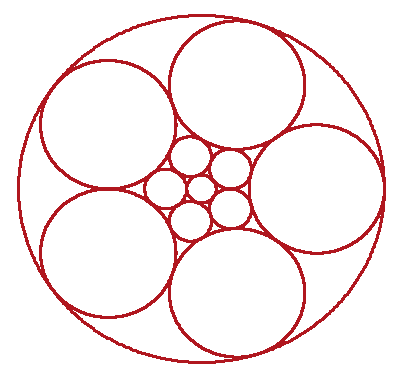
//> input picture OpencvTutorials/Circles.png, 400 x 375 px
$ ./Detect_Circle_In_Image   (built with g++ and OpenCV 4)
//> lines starting //> are read from the running program, lines starting //| are printed output that depends on the picture; after the words box and inside, x2 and y2 are one past the last pixel; in counts of white or black regions, pixels touching at a corner belong together
#include <opencv2/highgui.hpp>
#include <opencv2/imgproc.hpp>
#include <iostream>
#include <stdio.h>

using namespace cv;

/* @function main */
int main(int argc, char** argv)
{
	Mat src, src_gray;

	/// Read the image
	src = imread("Circles.png");
//> src is the input picture: 375 rows x 400 cols, CV_8UC3; mean B, G, R 237.7, 237.1, 248.9

	if (!src.data)
	{
		return -1;
	}

	/// Convert it to gray
	cvtColor(src, src_gray, COLOR_BGR2GRAY);
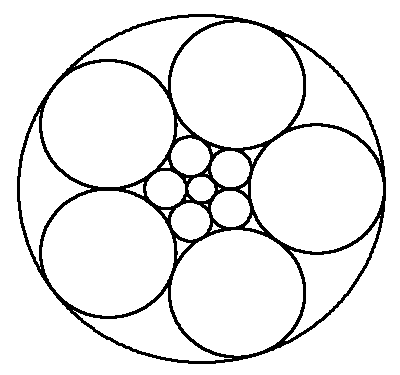
//> src_gray: 375 rows x 400 cols, CV_8UC1; values 70 (black) and 255 (white), 92.3% white; 1 black region, box (x1, y1, x2, y2) and area: (17, 14, 386, 364) 11554

	/// Reduce the noise so we avoid false circle detection
	GaussianBlur(src_gray, src_gray, Size(9, 9), 2, 2);
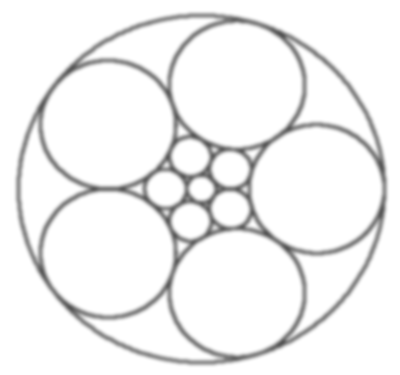
//> src_gray: 375 rows x 400 cols, CV_8UC1; min 86, max 255, mean 240.8

	std::vector<Vec3f> circles;

	/// Apply the Hough Transform to find the circles
	HoughCircles(src_gray, circles, HOUGH_GRADIENT, 1, src_gray.rows / 8, 200, 100, 0, 0);
//> circles = 3 circles (x, y, radius): [211.5, 188.5, 173.4], [106.5, 124.5, 62.7], [235.5, 292.5, 62.8]

	/// Draw the circles detected
	for (size_t i = 0; i < circles.size(); i++)
	{
		Point center(cvRound(circles[i][0]), cvRound(circles[i][1]));
		int radius = cvRound(circles[i][2]);
		// circle center
		circle(src, center, 3, Scalar(0, 255, 0), -1, 8, 0);
		// circle outline
		circle(src, center, radius, Scalar(255, 0, 0), 3, 8, 0);
	}
//> this loop made 3 passes
//> (center, radius) on passes 1 to 3: (Point(212, 188), 173), (Point(106, 124), 63), (Point(236, 292), 63)
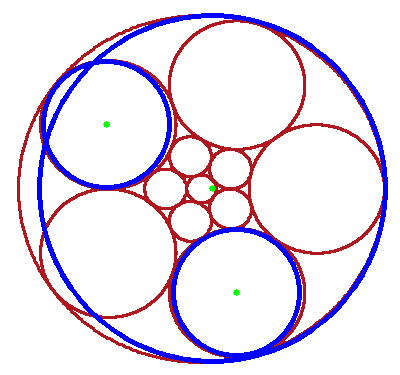
//> src: 375 rows x 400 cols, CV_8UC3; 6.14% of pixels changed, all inside (x1, y1, x2, y2) = (37, 13, 388, 364)

	/// Show your results
	namedWindow("Hough Circle Transform Demo", WINDOW_AUTOSIZE);
	imshow("Hough Circle Transform Demo", src);

	waitKey(0);
	return 0;
}

$ run again, with OpencvTutorials/Lignes.jpg saved as OpencvTutorials/Circles.png
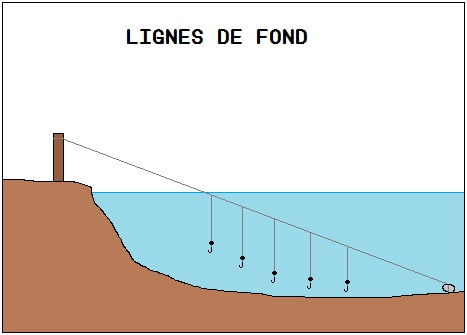
//> input picture OpencvTutorials/Lignes.jpg, 467 x 335 px
//> src is the input picture: 335 rows x 467 cols, CV_8UC3; mean B, G, R 210.5, 213.8, 212.8
//> `cvtColor(src, src_gray, COLOR_BGR2GRAY);`:
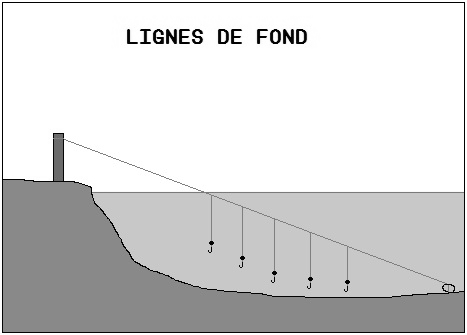
//> src_gray: 335 rows x 467 cols, CV_8UC1; min 0, max 255, mean 213.1
//> `GaussianBlur(src_gray, src_gray, Size(9, 9), 2, 2);`:
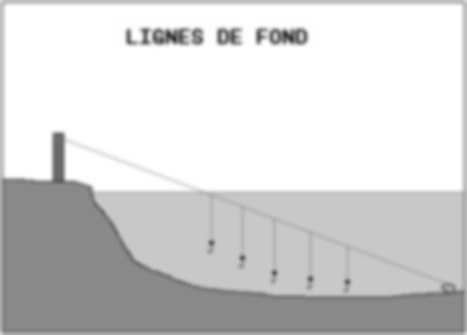
//> src_gray: 335 rows x 467 cols, CV_8UC1; min 55, max 255, mean 212.8
//> circles = empty
